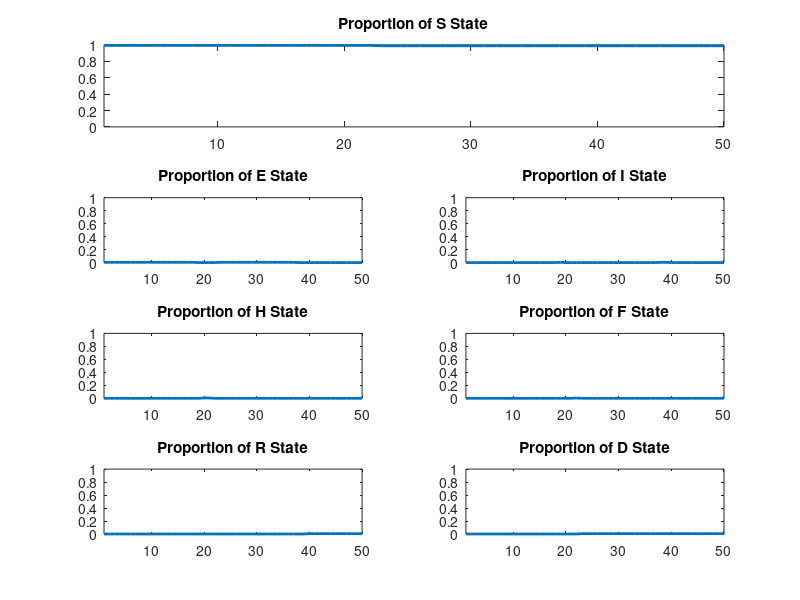
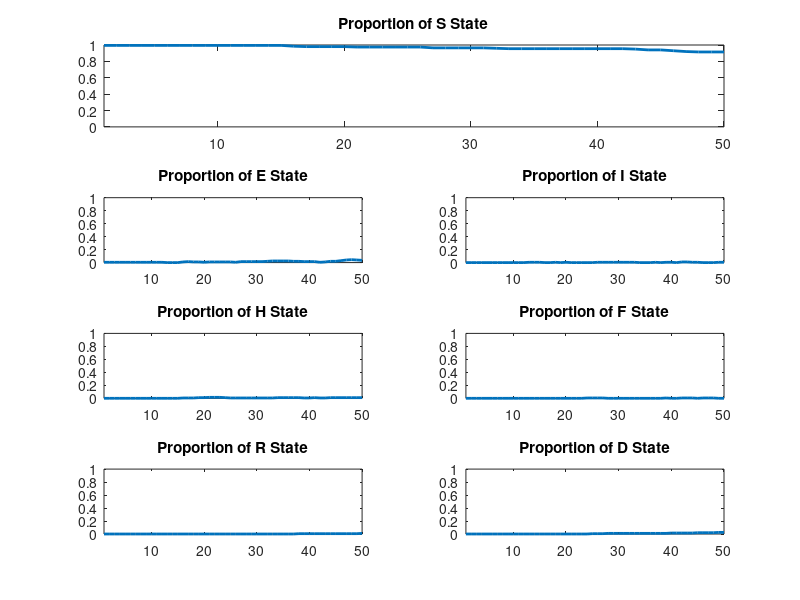
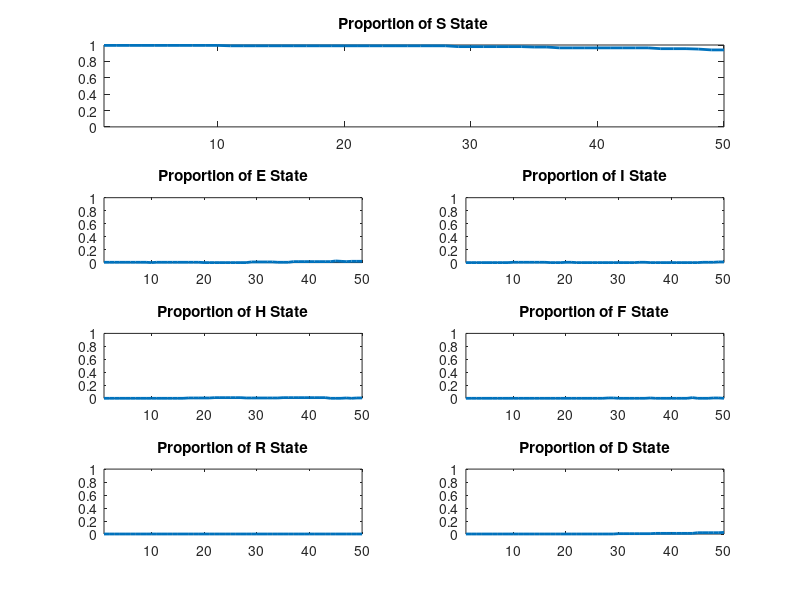
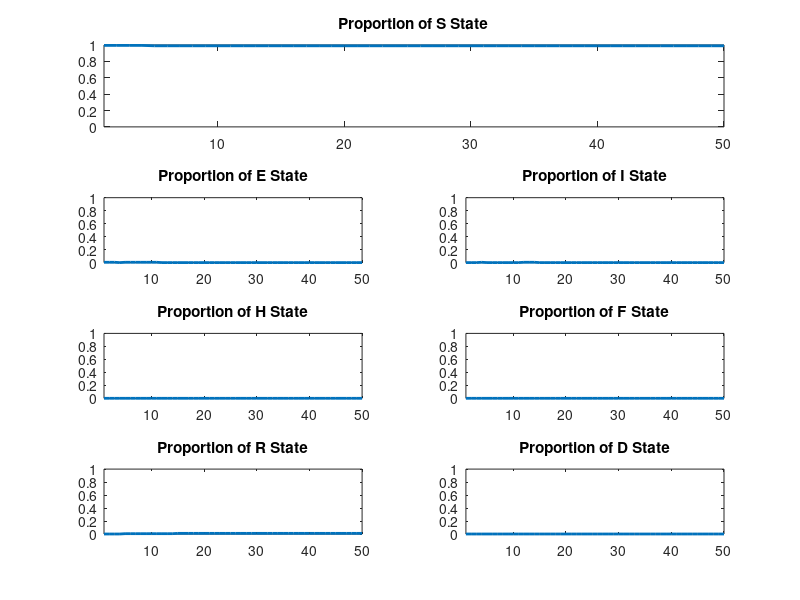

Source code (MATLAB) for these figures, in order:
clear;
clc;

SimulationNUM = 10;
population = 200;
timestep = 50;

beta_I = 0.16;
beta_H = 0.062;
beta_F = 0.489;
Incubation = 12;
InfDur = 15;
TimeToHosp = 3.24;
TimeInfDeath = 13.31;
TimeHospDeath = 10.07;
TimeHospRec = 15.88;
DurFun = 2.01;

% Transition matrix [S E I H F R D]
Tran = [0.5 0.5 0 0 0 0 0; 
      0 1-1/Incubation 1/Incubation 0 0 0 0
      0 0 1/InfDur 1/TimeToHosp 1/TimeInfDeath 1-1/InfDur-1/TimeToHosp-1/TimeInfDeath 0; 
      0 0 0 1-1/TimeHospDeath-1/TimeHospRec 1/TimeHospDeath 1/TimeHospRec 0; 
      0 0 0 0 1/DurFun 0 1-1/DurFun; 
      0 0 0 0 0 1 0; 
      0 0 0 0 0 0 1];

final_S = zeros(1,SimulationNUM);
final_R = zeros(1,SimulationNUM);
final_D = zeros(1,SimulationNUM);


for s = 1:SimulationNUM

people = [1 zeros(1,population-1)]; % initialization 

c0=zeros(1,timestep);
c1=zeros(1,timestep);
c2=zeros(1,timestep);
c3=zeros(1,timestep);
c4=zeros(1,timestep);
c5=zeros(1,timestep);
c6=zeros(1,timestep);

a0 = sum(people == 0); %compute how many people are 0 at timestep 1
a1 = sum(people == 1); %compute how many people are 1 at timestep 1
a2 = sum(people == 2); %compute how many people are 2 at timestep 1
a3 = sum(people == 3); %compute how many people are 3 at timestep 1
a4 = sum(people == 4); %compute how many people are 4 at timestep 1
a5 = sum(people == 5); %compute how many people are 5 at timestep 1
a6 = sum(people == 6); %compute how many people are 6 at timestep 1

c0(1)=a0;
c1(1)=a1;
c2(1)=a2;
c3(1)=a3;
c4(1)=a4;
c5(1)=a5;
c6(1)=a6;

SroE = zeros(1,timestep);

for t=2:timestep

d0=0; %change of amount
d1=0;
d2=0;
d3=0;
d4=0;
d5=0;
d6=0;    
    
StoE(t) = (beta_I*c2(t-1)+beta_H*c3(t-1)+beta_F*c4(t-1))/population;

for i=1:population
    
r=rand(1,population); %comparison vector
    
    
    if people(i)==0     % S goes to S or E
        if r(i)<=StoE(t)
            people(i)=1;
            d1=d1+1;
            d0=d0-1;
        end
    elseif people(i)==1 % E goes to E or I 
        if r(i)<=Tran(2,3)
            people(i)=2;
            d2=d2+1;
            d1=d1-1;
        end
    elseif people(i)==2 % I goes to I, H, F or R
        if r(i)<=Tran(3,4)
            people(i)=3;
            d3=d3+1;
            d2=d2-1;
        elseif Tran(3,4)<r(i)<=Tran(3,4)+Tran(3,5)
            people(i)=4;
            d4=d4+1;
            d2=d2-1;
        elseif Tran(3,4)+Tran(3,5)<r(i)<=Tran(3,4)+Tran(3,5)+Tran(3,6)
            people(i)=5;
            d5=d5+1;
            d2=d2-1;
        end
    elseif people(i)==3 % H goes to H, F or R
        if r(i)<=Tran(4,5)
            people(i)=4;
            d4=d4+1;
            d3=d3-1;
        elseif Tran(4,5)<r(i)<=Tran(4,5)+Tran(4,6) 
            people(i)=5;
            d5=d5+1;
            d3=d3-1;
        end
    elseif people(i)==4 % F goes to F or D
        if r(i)<=Tran(5,7)
            people(i)=6;
            d6=d6+1;
            d4=d4-1;
        end
        
    end  
    
    c0(1,t) = c0(1,t-1) + d0;
    c1(1,t) = c1(1,t-1) + d1;
    c2(1,t) = c2(1,t-1) + d2;
    c3(1,t) = c3(1,t-1) + d3;
    c4(1,t) = c4(1,t-1) + d4;
    c5(1,t) = c5(1,t-1) + d5;
    c6(1,t) = c6(1,t-1) + d6;
    
end
people;
end

people;
SUM_OF_PEOPLE = sum(c0(1,timestep)+c1(1,timestep)+c2(1,timestep)+c3(1,timestep)+c4(1,timestep)+c5(1,timestep)+c6(1,timestep));


 figure
 subplot(4,2,[1,2]);
 plot(c0/population,'LineWidth',2)
 axis([1 timestep 0 1])
 title('Proportion of S State')
 
 subplot(4,2,3);
 plot(c1/population,'LineWidth',2)
 axis([1 timestep 0 1])
 title('Proportion of E State')
 
 subplot(4,2,4);
 plot(c2/population,'LineWidth',2)
 axis([1 timestep 0 1])
 title('Proportion of I State')
 
 subplot(4,2,5);
 plot(c3/population,'LineWidth',2)
 axis([1 timestep 0 1])
 title('Proportion of H State')
 
 subplot(4,2,6);
 plot(c4/population,'LineWidth',2)
 axis([1 timestep 0 1])
 title('Proportion of F State')
 
 subplot(4,2,7);
 plot(c5/population,'LineWidth',2)
 axis([1 timestep 0 1])
 title('Proportion of R State')
 
 subplot(4,2,8);
 plot(c6/population,'LineWidth',2)
 axis([1 timestep 0 1])
 title('Proportion of D State')


final_S(s) = c0(timestep)/population;
final_R(s) = c5(timestep)/population;
final_D(s) = c6(timestep)/population;

end

final_S
final_R
final_D

% to compute the mean
% A = 1 - final_S
% for i = 1:100
%     if A(i) < 0.1
%         A(i)=0
%     end
% end
% A(A==0) = [];
% mean(A)



